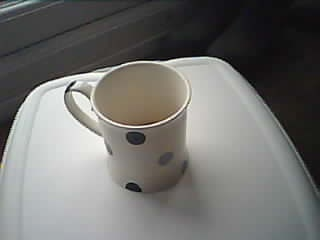
#> input picture training/dataset/cup/cup_004.jpg, 320 x 240 px; its folder holds 3 pictures in this run
$ python prepare_dataset.py
#> lines starting #> are read from the running program, lines starting #| are printed output that depends on the picture
from pathlib import Path
from PIL import Image
import random
import shutil

SOURCE_DIR = Path("dataset")
OUTPUT_DIR = Path("processed_dataset")

IMAGE_SIZE = (32, 32)
RANDOM_SEED = 42

random.seed(RANDOM_SEED)

splits = {
    "train": 0.70,
    "validation": 0.15,
    "test": 0.15
}

# Remove previous processed dataset
if OUTPUT_DIR.exists():
    shutil.rmtree(OUTPUT_DIR)

for class_dir in sorted(SOURCE_DIR.iterdir()):

    if not class_dir.is_dir():
        continue

    images = list(class_dir.glob("*.jpg"))
    random.shuffle(images)

    total = len(images)

    train_end = int(total * splits["train"])
    val_end = train_end + int(total * splits["validation"])

    split_images = {
        "train": images[:train_end],
        "validation": images[train_end:val_end],
        "test": images[val_end:]
    }

    print(f"\nClass: {class_dir.name}")

    for split_name, split_files in split_images.items():

        output_class_dir = OUTPUT_DIR / split_name / class_dir.name
        output_class_dir.mkdir(parents=True, exist_ok=True)

        for image_path in split_files:

            with Image.open(image_path) as image:
#> image is the input picture: PIL image 320x240 RGB; mean R, G, B 113.3, 112.8, 110.4
                image = image.convert("L")
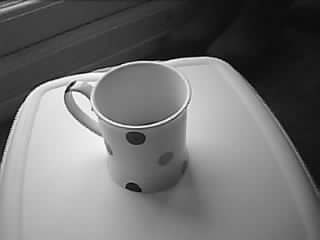
#> image: PIL image 320x240 L; min 0, max 255, mean 112.7
                image = image.resize(IMAGE_SIZE)
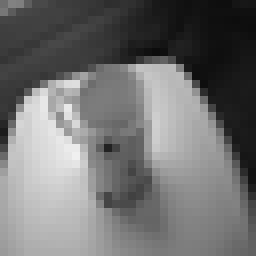
#> image: PIL image 32x32 L (shown 8 times larger); min 12, max 240, mean 112.8

                output_path = output_class_dir / (
                    image_path.stem + ".png"
                )

                image.save(output_path)

        print(f"  {split_name}: {len(split_files)} images")

print("\nDataset preparation complete.")
